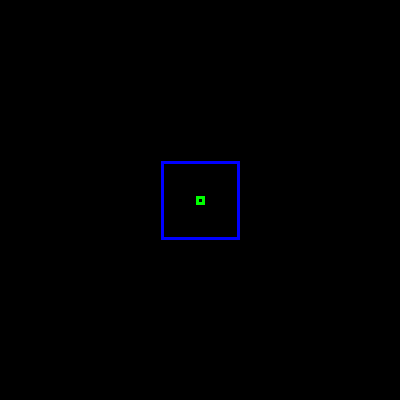
Frame 1 (no input)
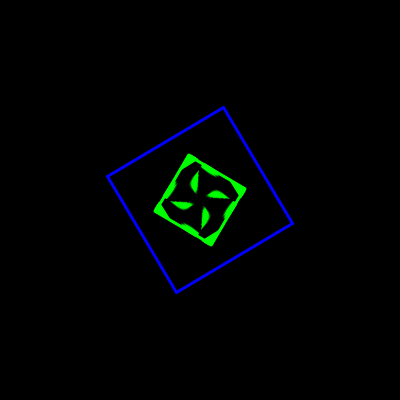
Frame 60 (the mouse pressed at the canvas centre just before this capture)
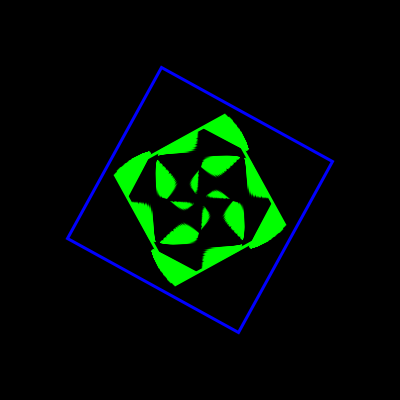
Frame 120 (the mouse held since frame 60 and released just before this capture)

The Processing sketch that drew these frames (run headless with seeded random() and noise(); from frame 60 on, the mouse is pressed at the canvas centre):

// Processing sketch: processing_10509
// ── processing_10509.pde

//Variables del programa

//Variables del primer quadrat
float step1=1; //Número d'increment
float ampl1 = 75; //Amplada del quadrat
float alc1 = 75; //Alçada del quadrat
float angle_rot1 = 0; //Angle de rotació del quadrat
float ang_rot_ant1 = 0; //Angle de rotació del quadrat esborrador
float step1_ang = 0; //Increment de l'angle
float step1_ant = 0; //Increment de l'angle del quadrat esborrador

//Colors del primer quadrat
float color1 = 0;
float color2 = 0;
float color3 = 255;

//Variables del segon quadrat
float step2=1;  //Número d'increment
float ampl2 = 5; //Amplada del quadrat
float alc2 = 5; //Alçada del quadrat
float angle_rot2 = 0; //Angle de rotació del quadrat
float ang_rot_ant2 = 0; //Angle de rotació del quadrat esborrador
float step2_ang = 0; //Increment de l'angle
float step2_ant = 0; //Increment de l'angle del quadrat esborrador

//Colors del segon quadrat
float color4 = 0;
float color5 = 255;
float color6 = 0;


void setup() {
  size(400, 400); 
  smooth();
  background(0,0,0); //Fons de color negre
  frameRate(30);
 
 }

void draw() 
{
  //Dibuix del primer quadrat esborrador
  pushMatrix(); //Obrim transformació
  rectMode(CENTER); //Dibuixem el quadrat en relació al seu centre
  translate(200,200); //Traslladem el quadrat al centre de la finestra
  rotate(radians(angle_rot1 + ang_rot_ant1)); //Rotem el quadrat amb els paràmetres corresponents
  stroke(0,0,0); 
  strokeWeight(6);
  noFill();
  rect(0,0,ampl1+step1_ant,alc1+step1_ant); //Dibuixem el quadrat amb els paràmetres corresponents
  popMatrix();//Tanquem transformació
  
  //Dibuix del primer quadrat després d'esborrar l'anterior, ja que si no, queden traces anteriors
  pushMatrix();
  rectMode(CENTER);
  translate(200,200);
  rotate(radians(angle_rot1 + step1_ang));
  stroke(color1, color2, color3);
  strokeWeight(3);
  noFill();
  rect(0,0,ampl1 + step1,alc1 + step1);
  popMatrix();
  
  //Actualitzem el quadrat
  ang_rot_ant1 = step1_ang;
  step1_ang = step1_ang + 1;
  step1_ant = step1;
  step1 = step1 + 1;
  
  //Si el quadrat es més gran que la pantalla, es reinicia i borra l'últim quadrat
  if(ampl1 + step1 > 400 | alc1 + step1 > 400) {
    
      pushMatrix();
      rectMode(CENTER);
      translate(200,200);
      rotate(radians(angle_rot1 + ang_rot_ant1));
      stroke(0,0,0);
      strokeWeight(6);
      noFill();
      rect(0,0,ampl1+step1_ant,alc1+step1_ant);
      popMatrix();
      
      color1 = random(155,255);
      color2 = random(155,255);
      color3 = random(155,255);
      
      
      ang_rot_ant1 = 0;
      step1_ang = 0;
      step1_ant = 0;
      step1 = 0;
  }
  
  //Dibuix exactament igual però del quadrat més petit
  pushMatrix();
  rectMode(CENTER);
  translate(200,200);
  rotate(radians((angle_rot2 + ang_rot_ant2))); //Canvi curiós treient la multiplicació en el signe de gir
  stroke(0,0,0);
  strokeWeight(6);
  noFill();
  rect(0,0,ampl2+step2_ant,alc2+step2_ant);
  popMatrix();
  
  pushMatrix();
  rectMode(CENTER);
  translate(200,200);
  rotate(radians(-1*(angle_rot2 + step2_ang)));
  stroke(color4, color5, color6);
  strokeWeight(3);
  noFill(); 
  rect(0,0,ampl2 + step2,alc2 + step2);
  popMatrix();
  
  
  ang_rot_ant2 = step2_ang;
  step2_ang = step2_ang + 1;
  step2_ant = step2;
  step2 = step2 + 1;
  
  if(ampl2 + step2 > 400 | alc2 + step2 > 400) {
    
      pushMatrix();
      rectMode(CENTER);
      translate(200,200);
      rotate(radians(-1*(angle_rot2 + ang_rot_ant2)));
      stroke(0,0,0);
      strokeWeight(6);
      noFill();
      rect(0,0,ampl2+step2_ant,alc2+step2_ant);
      popMatrix();
      
      color4 = random(155,255);
      color5 = random(155,255);
      color6 = random(155,255);
      
      
      ang_rot_ant2 = 0;
      step2_ang = 0;
      step2_ant = 0;
      step2 = 0;
  }
}
